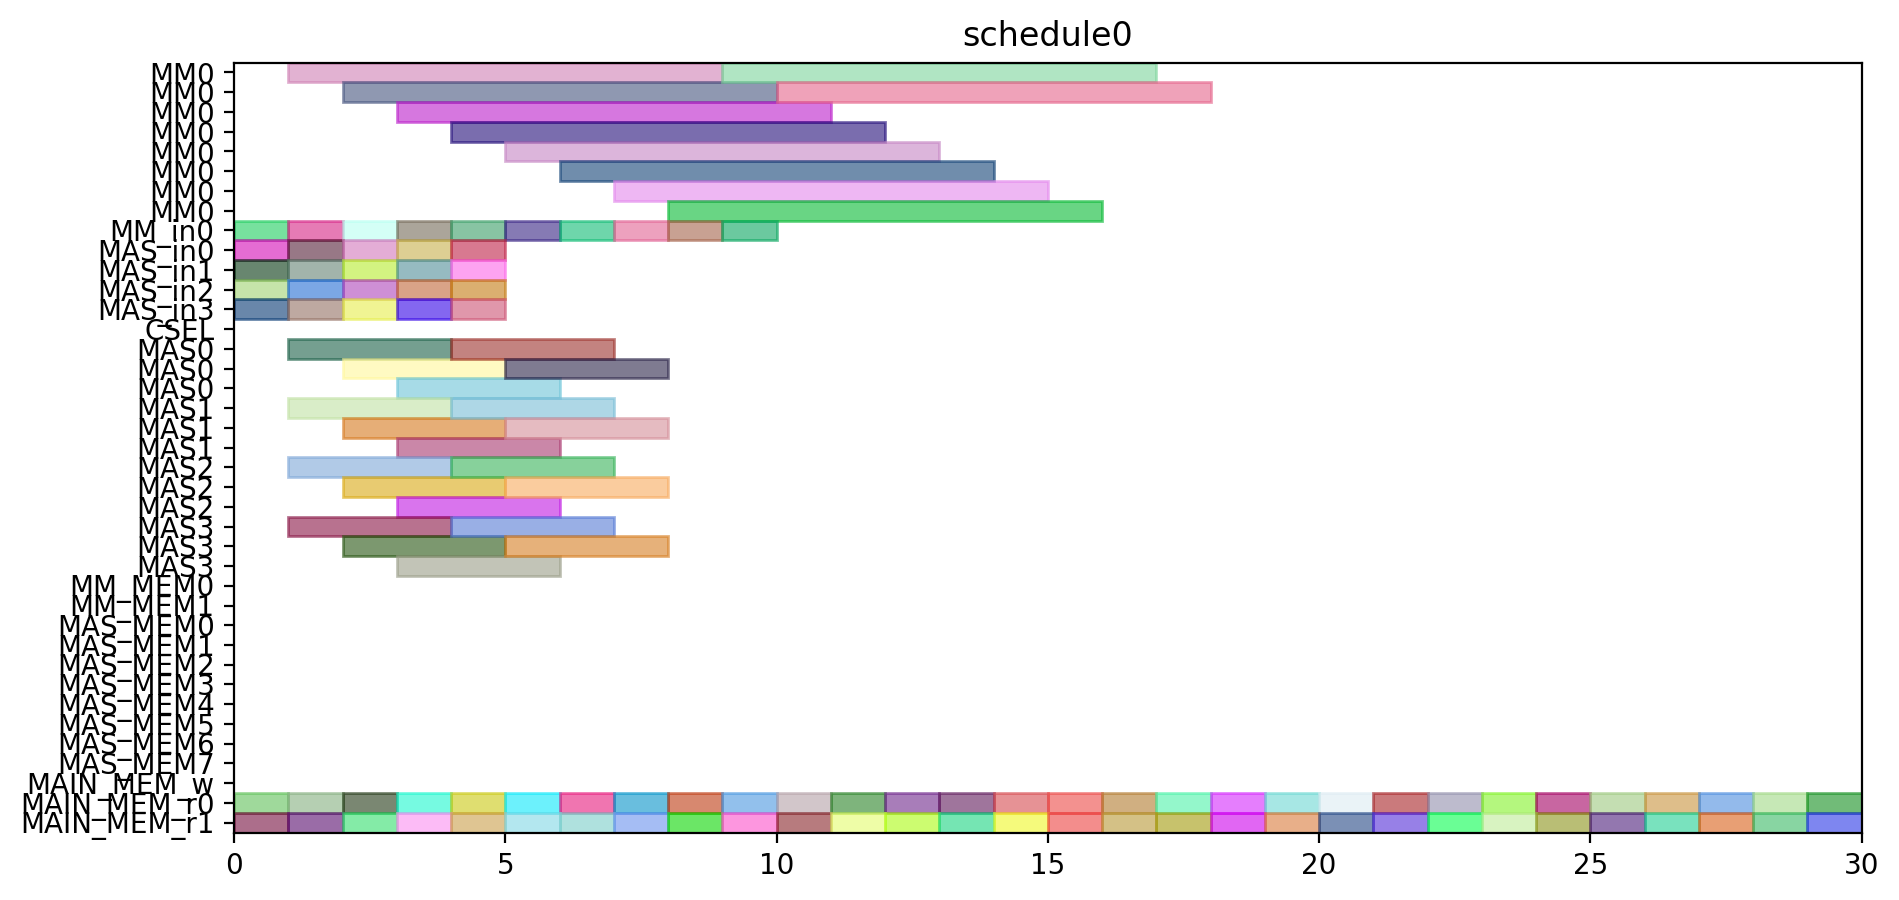

Recreate this plot in Python.
from pyschedule import Scenario, solvers, plotters, alt


def solve():
	horizon = 131
	S = Scenario("schedule0", horizon=horizon)

	# resource
	MM = S.Resources('MM', num=1, size=8)
	MM_in = S.Resources('MM_in', num=1)
	MAS_in = S.Resources('MAS_in', num=4)
	CSEL = S.Resource('CSEL')
	MAS = S.Resources('MAS', num=4, size=3, periods=range(1, horizon))
	MM_MEM = S.Resources('MM_MEM', num=2)
	MAS_MEM = S.Resources('MAS_MEM', num=8)
	MAIN_MEM_w = S.Resource('MAIN_MEM_w', size=1)
	MAIN_MEM_r = S.Resources('MAIN_MEM_r', num=2)

	# result of previous scheduling

	# new tasks
	c_aa_a1_0 = S.Task('c_aa_a1_0', length=3, delay_cost=1)
	c_aa_a1_0 += alt(MAS)
	c_aa_a1_0_in = S.Task('c_aa_a1_0_in', length=1, delay_cost=1)
	c_aa_a1_0_in += alt(MAS_in)
	S += c_aa_a1_0_in*MAS_in[0]<=c_aa_a1_0*MAS[0]

	S += c_aa_a1_0_in*MAS_in[1]<=c_aa_a1_0*MAS[1]

	S += c_aa_a1_0_in*MAS_in[2]<=c_aa_a1_0*MAS[2]

	S += c_aa_a1_0_in*MAS_in[3]<=c_aa_a1_0*MAS[3]

	c_aa_a1_0_mem0 = S.Task('c_aa_a1_0_mem0', length=1, delay_cost=1)
	c_aa_a1_0_mem0 += MAIN_MEM_r[0]
	c_aa_a1_0_mem1 = S.Task('c_aa_a1_0_mem1', length=1, delay_cost=1)
	c_aa_a1_0_mem1 += MAIN_MEM_r[1]
	c_aa_a1_1 = S.Task('c_aa_a1_1', length=3, delay_cost=1)
	c_aa_a1_1 += alt(MAS)
	c_aa_a1_1_in = S.Task('c_aa_a1_1_in', length=1, delay_cost=1)
	c_aa_a1_1_in += alt(MAS_in)
	S += c_aa_a1_1_in*MAS_in[0]<=c_aa_a1_1*MAS[0]

	S += c_aa_a1_1_in*MAS_in[1]<=c_aa_a1_1*MAS[1]

	S += c_aa_a1_1_in*MAS_in[2]<=c_aa_a1_1*MAS[2]

	S += c_aa_a1_1_in*MAS_in[3]<=c_aa_a1_1*MAS[3]

	c_aa_a1_1_mem0 = S.Task('c_aa_a1_1_mem0', length=1, delay_cost=1)
	c_aa_a1_1_mem0 += MAIN_MEM_r[0]
	c_aa_a1_1_mem1 = S.Task('c_aa_a1_1_mem1', length=1, delay_cost=1)
	c_aa_a1_1_mem1 += MAIN_MEM_r[1]
	c_aa_t10 = S.Task('c_aa_t10', length=3, delay_cost=1)
	c_aa_t10 += alt(MAS)
	c_aa_t10_in = S.Task('c_aa_t10_in', length=1, delay_cost=1)
	c_aa_t10_in += alt(MAS_in)
	S += c_aa_t10_in*MAS_in[0]<=c_aa_t10*MAS[0]

	S += c_aa_t10_in*MAS_in[1]<=c_aa_t10*MAS[1]

	S += c_aa_t10_in*MAS_in[2]<=c_aa_t10*MAS[2]

	S += c_aa_t10_in*MAS_in[3]<=c_aa_t10*MAS[3]

	c_aa_t10_mem0 = S.Task('c_aa_t10_mem0', length=1, delay_cost=1)
	c_aa_t10_mem0 += MAIN_MEM_r[0]
	c_aa_t10_mem1 = S.Task('c_aa_t10_mem1', length=1, delay_cost=1)
	c_aa_t10_mem1 += MAIN_MEM_r[1]
	c_aa_t11 = S.Task('c_aa_t11', length=3, delay_cost=1)
	c_aa_t11 += alt(MAS)
	c_aa_t11_in = S.Task('c_aa_t11_in', length=1, delay_cost=1)
	c_aa_t11_in += alt(MAS_in)
	S += c_aa_t11_in*MAS_in[0]<=c_aa_t11*MAS[0]

	S += c_aa_t11_in*MAS_in[1]<=c_aa_t11*MAS[1]

	S += c_aa_t11_in*MAS_in[2]<=c_aa_t11*MAS[2]

	S += c_aa_t11_in*MAS_in[3]<=c_aa_t11*MAS[3]

	c_aa_t11_mem0 = S.Task('c_aa_t11_mem0', length=1, delay_cost=1)
	c_aa_t11_mem0 += MAIN_MEM_r[0]
	c_aa_t11_mem1 = S.Task('c_aa_t11_mem1', length=1, delay_cost=1)
	c_aa_t11_mem1 += MAIN_MEM_r[1]
	c_aa_t3_t0 = S.Task('c_aa_t3_t0', length=8, delay_cost=1)
	c_aa_t3_t0 += alt(MM)
	c_aa_t3_t0_in = S.Task('c_aa_t3_t0_in', length=1, delay_cost=1)
	c_aa_t3_t0_in += alt(MM_in)
	S += c_aa_t3_t0_in*MM_in[0]<=c_aa_t3_t0*MM[0]

	c_aa_t3_t0_mem0 = S.Task('c_aa_t3_t0_mem0', length=1, delay_cost=1)
	c_aa_t3_t0_mem0 += MAIN_MEM_r[0]
	c_aa_t3_t0_mem1 = S.Task('c_aa_t3_t0_mem1', length=1, delay_cost=1)
	c_aa_t3_t0_mem1 += MAIN_MEM_r[1]
	c_aa_t3_t1 = S.Task('c_aa_t3_t1', length=8, delay_cost=1)
	c_aa_t3_t1 += alt(MM)
	c_aa_t3_t1_in = S.Task('c_aa_t3_t1_in', length=1, delay_cost=1)
	c_aa_t3_t1_in += alt(MM_in)
	S += c_aa_t3_t1_in*MM_in[0]<=c_aa_t3_t1*MM[0]

	c_aa_t3_t1_mem0 = S.Task('c_aa_t3_t1_mem0', length=1, delay_cost=1)
	c_aa_t3_t1_mem0 += MAIN_MEM_r[0]
	c_aa_t3_t1_mem1 = S.Task('c_aa_t3_t1_mem1', length=1, delay_cost=1)
	c_aa_t3_t1_mem1 += MAIN_MEM_r[1]
	c_aa_t3_t2 = S.Task('c_aa_t3_t2', length=3, delay_cost=1)
	c_aa_t3_t2 += alt(MAS)
	c_aa_t3_t2_in = S.Task('c_aa_t3_t2_in', length=1, delay_cost=1)
	c_aa_t3_t2_in += alt(MAS_in)
	S += c_aa_t3_t2_in*MAS_in[0]<=c_aa_t3_t2*MAS[0]

	S += c_aa_t3_t2_in*MAS_in[1]<=c_aa_t3_t2*MAS[1]

	S += c_aa_t3_t2_in*MAS_in[2]<=c_aa_t3_t2*MAS[2]

	S += c_aa_t3_t2_in*MAS_in[3]<=c_aa_t3_t2*MAS[3]

	c_aa_t3_t2_mem0 = S.Task('c_aa_t3_t2_mem0', length=1, delay_cost=1)
	c_aa_t3_t2_mem0 += MAIN_MEM_r[0]
	c_aa_t3_t2_mem1 = S.Task('c_aa_t3_t2_mem1', length=1, delay_cost=1)
	c_aa_t3_t2_mem1 += MAIN_MEM_r[1]
	c_aa_t3_t3 = S.Task('c_aa_t3_t3', length=3, delay_cost=1)
	c_aa_t3_t3 += alt(MAS)
	c_aa_t3_t3_in = S.Task('c_aa_t3_t3_in', length=1, delay_cost=1)
	c_aa_t3_t3_in += alt(MAS_in)
	S += c_aa_t3_t3_in*MAS_in[0]<=c_aa_t3_t3*MAS[0]

	S += c_aa_t3_t3_in*MAS_in[1]<=c_aa_t3_t3*MAS[1]

	S += c_aa_t3_t3_in*MAS_in[2]<=c_aa_t3_t3*MAS[2]

	S += c_aa_t3_t3_in*MAS_in[3]<=c_aa_t3_t3*MAS[3]

	c_aa_t3_t3_mem0 = S.Task('c_aa_t3_t3_mem0', length=1, delay_cost=1)
	c_aa_t3_t3_mem0 += MAIN_MEM_r[0]
	c_aa_t3_t3_mem1 = S.Task('c_aa_t3_t3_mem1', length=1, delay_cost=1)
	c_aa_t3_t3_mem1 += MAIN_MEM_r[1]
	c_bb_a1_0 = S.Task('c_bb_a1_0', length=3, delay_cost=1)
	c_bb_a1_0 += alt(MAS)
	c_bb_a1_0_in = S.Task('c_bb_a1_0_in', length=1, delay_cost=1)
	c_bb_a1_0_in += alt(MAS_in)
	S += c_bb_a1_0_in*MAS_in[0]<=c_bb_a1_0*MAS[0]

	S += c_bb_a1_0_in*MAS_in[1]<=c_bb_a1_0*MAS[1]

	S += c_bb_a1_0_in*MAS_in[2]<=c_bb_a1_0*MAS[2]

	S += c_bb_a1_0_in*MAS_in[3]<=c_bb_a1_0*MAS[3]

	c_bb_a1_0_mem0 = S.Task('c_bb_a1_0_mem0', length=1, delay_cost=1)
	c_bb_a1_0_mem0 += MAIN_MEM_r[0]
	c_bb_a1_0_mem1 = S.Task('c_bb_a1_0_mem1', length=1, delay_cost=1)
	c_bb_a1_0_mem1 += MAIN_MEM_r[1]
	c_bb_a1_1 = S.Task('c_bb_a1_1', length=3, delay_cost=1)
	c_bb_a1_1 += alt(MAS)
	c_bb_a1_1_in = S.Task('c_bb_a1_1_in', length=1, delay_cost=1)
	c_bb_a1_1_in += alt(MAS_in)
	S += c_bb_a1_1_in*MAS_in[0]<=c_bb_a1_1*MAS[0]

	S += c_bb_a1_1_in*MAS_in[1]<=c_bb_a1_1*MAS[1]

	S += c_bb_a1_1_in*MAS_in[2]<=c_bb_a1_1*MAS[2]

	S += c_bb_a1_1_in*MAS_in[3]<=c_bb_a1_1*MAS[3]

	c_bb_a1_1_mem0 = S.Task('c_bb_a1_1_mem0', length=1, delay_cost=1)
	c_bb_a1_1_mem0 += MAIN_MEM_r[0]
	c_bb_a1_1_mem1 = S.Task('c_bb_a1_1_mem1', length=1, delay_cost=1)
	c_bb_a1_1_mem1 += MAIN_MEM_r[1]
	c_bb_t10 = S.Task('c_bb_t10', length=3, delay_cost=1)
	c_bb_t10 += alt(MAS)
	c_bb_t10_in = S.Task('c_bb_t10_in', length=1, delay_cost=1)
	c_bb_t10_in += alt(MAS_in)
	S += c_bb_t10_in*MAS_in[0]<=c_bb_t10*MAS[0]

	S += c_bb_t10_in*MAS_in[1]<=c_bb_t10*MAS[1]

	S += c_bb_t10_in*MAS_in[2]<=c_bb_t10*MAS[2]

	S += c_bb_t10_in*MAS_in[3]<=c_bb_t10*MAS[3]

	c_bb_t10_mem0 = S.Task('c_bb_t10_mem0', length=1, delay_cost=1)
	c_bb_t10_mem0 += MAIN_MEM_r[0]
	c_bb_t10_mem1 = S.Task('c_bb_t10_mem1', length=1, delay_cost=1)
	c_bb_t10_mem1 += MAIN_MEM_r[1]
	c_bb_t11 = S.Task('c_bb_t11', length=3, delay_cost=1)
	c_bb_t11 += alt(MAS)
	c_bb_t11_in = S.Task('c_bb_t11_in', length=1, delay_cost=1)
	c_bb_t11_in += alt(MAS_in)
	S += c_bb_t11_in*MAS_in[0]<=c_bb_t11*MAS[0]

	S += c_bb_t11_in*MAS_in[1]<=c_bb_t11*MAS[1]

	S += c_bb_t11_in*MAS_in[2]<=c_bb_t11*MAS[2]

	S += c_bb_t11_in*MAS_in[3]<=c_bb_t11*MAS[3]

	c_bb_t11_mem0 = S.Task('c_bb_t11_mem0', length=1, delay_cost=1)
	c_bb_t11_mem0 += MAIN_MEM_r[0]
	c_bb_t11_mem1 = S.Task('c_bb_t11_mem1', length=1, delay_cost=1)
	c_bb_t11_mem1 += MAIN_MEM_r[1]
	c_bb_t3_t0 = S.Task('c_bb_t3_t0', length=8, delay_cost=1)
	c_bb_t3_t0 += alt(MM)
	c_bb_t3_t0_in = S.Task('c_bb_t3_t0_in', length=1, delay_cost=1)
	c_bb_t3_t0_in += alt(MM_in)
	S += c_bb_t3_t0_in*MM_in[0]<=c_bb_t3_t0*MM[0]

	c_bb_t3_t0_mem0 = S.Task('c_bb_t3_t0_mem0', length=1, delay_cost=1)
	c_bb_t3_t0_mem0 += MAIN_MEM_r[0]
	c_bb_t3_t0_mem1 = S.Task('c_bb_t3_t0_mem1', length=1, delay_cost=1)
	c_bb_t3_t0_mem1 += MAIN_MEM_r[1]
	c_bb_t3_t1 = S.Task('c_bb_t3_t1', length=8, delay_cost=1)
	c_bb_t3_t1 += alt(MM)
	c_bb_t3_t1_in = S.Task('c_bb_t3_t1_in', length=1, delay_cost=1)
	c_bb_t3_t1_in += alt(MM_in)
	S += c_bb_t3_t1_in*MM_in[0]<=c_bb_t3_t1*MM[0]

	c_bb_t3_t1_mem0 = S.Task('c_bb_t3_t1_mem0', length=1, delay_cost=1)
	c_bb_t3_t1_mem0 += MAIN_MEM_r[0]
	c_bb_t3_t1_mem1 = S.Task('c_bb_t3_t1_mem1', length=1, delay_cost=1)
	c_bb_t3_t1_mem1 += MAIN_MEM_r[1]
	c_bb_t3_t2 = S.Task('c_bb_t3_t2', length=3, delay_cost=1)
	c_bb_t3_t2 += alt(MAS)
	c_bb_t3_t2_in = S.Task('c_bb_t3_t2_in', length=1, delay_cost=1)
	c_bb_t3_t2_in += alt(MAS_in)
	S += c_bb_t3_t2_in*MAS_in[0]<=c_bb_t3_t2*MAS[0]

	S += c_bb_t3_t2_in*MAS_in[1]<=c_bb_t3_t2*MAS[1]

	S += c_bb_t3_t2_in*MAS_in[2]<=c_bb_t3_t2*MAS[2]

	S += c_bb_t3_t2_in*MAS_in[3]<=c_bb_t3_t2*MAS[3]

	c_bb_t3_t2_mem0 = S.Task('c_bb_t3_t2_mem0', length=1, delay_cost=1)
	c_bb_t3_t2_mem0 += MAIN_MEM_r[0]
	c_bb_t3_t2_mem1 = S.Task('c_bb_t3_t2_mem1', length=1, delay_cost=1)
	c_bb_t3_t2_mem1 += MAIN_MEM_r[1]
	c_bb_t3_t3 = S.Task('c_bb_t3_t3', length=3, delay_cost=1)
	c_bb_t3_t3 += alt(MAS)
	c_bb_t3_t3_in = S.Task('c_bb_t3_t3_in', length=1, delay_cost=1)
	c_bb_t3_t3_in += alt(MAS_in)
	S += c_bb_t3_t3_in*MAS_in[0]<=c_bb_t3_t3*MAS[0]

	S += c_bb_t3_t3_in*MAS_in[1]<=c_bb_t3_t3*MAS[1]

	S += c_bb_t3_t3_in*MAS_in[2]<=c_bb_t3_t3*MAS[2]

	S += c_bb_t3_t3_in*MAS_in[3]<=c_bb_t3_t3*MAS[3]

	c_bb_t3_t3_mem0 = S.Task('c_bb_t3_t3_mem0', length=1, delay_cost=1)
	c_bb_t3_t3_mem0 += MAIN_MEM_r[0]
	c_bb_t3_t3_mem1 = S.Task('c_bb_t3_t3_mem1', length=1, delay_cost=1)
	c_bb_t3_t3_mem1 += MAIN_MEM_r[1]
	c_cc_a1_0 = S.Task('c_cc_a1_0', length=3, delay_cost=1)
	c_cc_a1_0 += alt(MAS)
	c_cc_a1_0_in = S.Task('c_cc_a1_0_in', length=1, delay_cost=1)
	c_cc_a1_0_in += alt(MAS_in)
	S += c_cc_a1_0_in*MAS_in[0]<=c_cc_a1_0*MAS[0]

	S += c_cc_a1_0_in*MAS_in[1]<=c_cc_a1_0*MAS[1]

	S += c_cc_a1_0_in*MAS_in[2]<=c_cc_a1_0*MAS[2]

	S += c_cc_a1_0_in*MAS_in[3]<=c_cc_a1_0*MAS[3]

	c_cc_a1_0_mem0 = S.Task('c_cc_a1_0_mem0', length=1, delay_cost=1)
	c_cc_a1_0_mem0 += MAIN_MEM_r[0]
	c_cc_a1_0_mem1 = S.Task('c_cc_a1_0_mem1', length=1, delay_cost=1)
	c_cc_a1_0_mem1 += MAIN_MEM_r[1]
	c_cc_a1_1 = S.Task('c_cc_a1_1', length=3, delay_cost=1)
	c_cc_a1_1 += alt(MAS)
	c_cc_a1_1_in = S.Task('c_cc_a1_1_in', length=1, delay_cost=1)
	c_cc_a1_1_in += alt(MAS_in)
	S += c_cc_a1_1_in*MAS_in[0]<=c_cc_a1_1*MAS[0]

	S += c_cc_a1_1_in*MAS_in[1]<=c_cc_a1_1*MAS[1]

	S += c_cc_a1_1_in*MAS_in[2]<=c_cc_a1_1*MAS[2]

	S += c_cc_a1_1_in*MAS_in[3]<=c_cc_a1_1*MAS[3]

	c_cc_a1_1_mem0 = S.Task('c_cc_a1_1_mem0', length=1, delay_cost=1)
	c_cc_a1_1_mem0 += MAIN_MEM_r[0]
	c_cc_a1_1_mem1 = S.Task('c_cc_a1_1_mem1', length=1, delay_cost=1)
	c_cc_a1_1_mem1 += MAIN_MEM_r[1]
	c_cc_t10 = S.Task('c_cc_t10', length=3, delay_cost=1)
	c_cc_t10 += alt(MAS)
	c_cc_t10_in = S.Task('c_cc_t10_in', length=1, delay_cost=1)
	c_cc_t10_in += alt(MAS_in)
	S += c_cc_t10_in*MAS_in[0]<=c_cc_t10*MAS[0]

	S += c_cc_t10_in*MAS_in[1]<=c_cc_t10*MAS[1]

	S += c_cc_t10_in*MAS_in[2]<=c_cc_t10*MAS[2]

	S += c_cc_t10_in*MAS_in[3]<=c_cc_t10*MAS[3]

	c_cc_t10_mem0 = S.Task('c_cc_t10_mem0', length=1, delay_cost=1)
	c_cc_t10_mem0 += MAIN_MEM_r[0]
	c_cc_t10_mem1 = S.Task('c_cc_t10_mem1', length=1, delay_cost=1)
	c_cc_t10_mem1 += MAIN_MEM_r[1]
	c_cc_t11 = S.Task('c_cc_t11', length=3, delay_cost=1)
	c_cc_t11 += alt(MAS)
	c_cc_t11_in = S.Task('c_cc_t11_in', length=1, delay_cost=1)
	c_cc_t11_in += alt(MAS_in)
	S += c_cc_t11_in*MAS_in[0]<=c_cc_t11*MAS[0]

	S += c_cc_t11_in*MAS_in[1]<=c_cc_t11*MAS[1]

	S += c_cc_t11_in*MAS_in[2]<=c_cc_t11*MAS[2]

	S += c_cc_t11_in*MAS_in[3]<=c_cc_t11*MAS[3]

	c_cc_t11_mem0 = S.Task('c_cc_t11_mem0', length=1, delay_cost=1)
	c_cc_t11_mem0 += MAIN_MEM_r[0]
	c_cc_t11_mem1 = S.Task('c_cc_t11_mem1', length=1, delay_cost=1)
	c_cc_t11_mem1 += MAIN_MEM_r[1]
	c_cc_t3_t0 = S.Task('c_cc_t3_t0', length=8, delay_cost=1)
	c_cc_t3_t0 += alt(MM)
	c_cc_t3_t0_in = S.Task('c_cc_t3_t0_in', length=1, delay_cost=1)
	c_cc_t3_t0_in += alt(MM_in)
	S += c_cc_t3_t0_in*MM_in[0]<=c_cc_t3_t0*MM[0]

	c_cc_t3_t0_mem0 = S.Task('c_cc_t3_t0_mem0', length=1, delay_cost=1)
	c_cc_t3_t0_mem0 += MAIN_MEM_r[0]
	c_cc_t3_t0_mem1 = S.Task('c_cc_t3_t0_mem1', length=1, delay_cost=1)
	c_cc_t3_t0_mem1 += MAIN_MEM_r[1]
	c_cc_t3_t1 = S.Task('c_cc_t3_t1', length=8, delay_cost=1)
	c_cc_t3_t1 += alt(MM)
	c_cc_t3_t1_in = S.Task('c_cc_t3_t1_in', length=1, delay_cost=1)
	c_cc_t3_t1_in += alt(MM_in)
	S += c_cc_t3_t1_in*MM_in[0]<=c_cc_t3_t1*MM[0]

	c_cc_t3_t1_mem0 = S.Task('c_cc_t3_t1_mem0', length=1, delay_cost=1)
	c_cc_t3_t1_mem0 += MAIN_MEM_r[0]
	c_cc_t3_t1_mem1 = S.Task('c_cc_t3_t1_mem1', length=1, delay_cost=1)
	c_cc_t3_t1_mem1 += MAIN_MEM_r[1]
	c_cc_t3_t2 = S.Task('c_cc_t3_t2', length=3, delay_cost=1)
	c_cc_t3_t2 += alt(MAS)
	c_cc_t3_t2_in = S.Task('c_cc_t3_t2_in', length=1, delay_cost=1)
	c_cc_t3_t2_in += alt(MAS_in)
	S += c_cc_t3_t2_in*MAS_in[0]<=c_cc_t3_t2*MAS[0]

	S += c_cc_t3_t2_in*MAS_in[1]<=c_cc_t3_t2*MAS[1]

	S += c_cc_t3_t2_in*MAS_in[2]<=c_cc_t3_t2*MAS[2]

	S += c_cc_t3_t2_in*MAS_in[3]<=c_cc_t3_t2*MAS[3]

	c_cc_t3_t2_mem0 = S.Task('c_cc_t3_t2_mem0', length=1, delay_cost=1)
	c_cc_t3_t2_mem0 += MAIN_MEM_r[0]
	c_cc_t3_t2_mem1 = S.Task('c_cc_t3_t2_mem1', length=1, delay_cost=1)
	c_cc_t3_t2_mem1 += MAIN_MEM_r[1]
	c_cc_t3_t3 = S.Task('c_cc_t3_t3', length=3, delay_cost=1)
	c_cc_t3_t3 += alt(MAS)
	c_cc_t3_t3_in = S.Task('c_cc_t3_t3_in', length=1, delay_cost=1)
	c_cc_t3_t3_in += alt(MAS_in)
	S += c_cc_t3_t3_in*MAS_in[0]<=c_cc_t3_t3*MAS[0]

	S += c_cc_t3_t3_in*MAS_in[1]<=c_cc_t3_t3*MAS[1]

	S += c_cc_t3_t3_in*MAS_in[2]<=c_cc_t3_t3*MAS[2]

	S += c_cc_t3_t3_in*MAS_in[3]<=c_cc_t3_t3*MAS[3]

	c_cc_t3_t3_mem0 = S.Task('c_cc_t3_t3_mem0', length=1, delay_cost=1)
	c_cc_t3_t3_mem0 += MAIN_MEM_r[0]
	c_cc_t3_t3_mem1 = S.Task('c_cc_t3_t3_mem1', length=1, delay_cost=1)
	c_cc_t3_t3_mem1 += MAIN_MEM_r[1]
	c_ab_t0_t0 = S.Task('c_ab_t0_t0', length=8, delay_cost=1)
	c_ab_t0_t0 += alt(MM)
	c_ab_t0_t0_in = S.Task('c_ab_t0_t0_in', length=1, delay_cost=1)
	c_ab_t0_t0_in += alt(MM_in)
	S += c_ab_t0_t0_in*MM_in[0]<=c_ab_t0_t0*MM[0]

	c_ab_t0_t0_mem0 = S.Task('c_ab_t0_t0_mem0', length=1, delay_cost=1)
	c_ab_t0_t0_mem0 += MAIN_MEM_r[0]
	c_ab_t0_t0_mem1 = S.Task('c_ab_t0_t0_mem1', length=1, delay_cost=1)
	c_ab_t0_t0_mem1 += MAIN_MEM_r[1]
	c_ab_t0_t1 = S.Task('c_ab_t0_t1', length=8, delay_cost=1)
	c_ab_t0_t1 += alt(MM)
	c_ab_t0_t1_in = S.Task('c_ab_t0_t1_in', length=1, delay_cost=1)
	c_ab_t0_t1_in += alt(MM_in)
	S += c_ab_t0_t1_in*MM_in[0]<=c_ab_t0_t1*MM[0]

	c_ab_t0_t1_mem0 = S.Task('c_ab_t0_t1_mem0', length=1, delay_cost=1)
	c_ab_t0_t1_mem0 += MAIN_MEM_r[0]
	c_ab_t0_t1_mem1 = S.Task('c_ab_t0_t1_mem1', length=1, delay_cost=1)
	c_ab_t0_t1_mem1 += MAIN_MEM_r[1]
	c_ab_t0_t2 = S.Task('c_ab_t0_t2', length=3, delay_cost=1)
	c_ab_t0_t2 += alt(MAS)
	c_ab_t0_t2_in = S.Task('c_ab_t0_t2_in', length=1, delay_cost=1)
	c_ab_t0_t2_in += alt(MAS_in)
	S += c_ab_t0_t2_in*MAS_in[0]<=c_ab_t0_t2*MAS[0]

	S += c_ab_t0_t2_in*MAS_in[1]<=c_ab_t0_t2*MAS[1]

	S += c_ab_t0_t2_in*MAS_in[2]<=c_ab_t0_t2*MAS[2]

	S += c_ab_t0_t2_in*MAS_in[3]<=c_ab_t0_t2*MAS[3]

	c_ab_t0_t2_mem0 = S.Task('c_ab_t0_t2_mem0', length=1, delay_cost=1)
	c_ab_t0_t2_mem0 += MAIN_MEM_r[0]
	c_ab_t0_t2_mem1 = S.Task('c_ab_t0_t2_mem1', length=1, delay_cost=1)
	c_ab_t0_t2_mem1 += MAIN_MEM_r[1]
	c_ab_t0_t3 = S.Task('c_ab_t0_t3', length=3, delay_cost=1)
	c_ab_t0_t3 += alt(MAS)
	c_ab_t0_t3_in = S.Task('c_ab_t0_t3_in', length=1, delay_cost=1)
	c_ab_t0_t3_in += alt(MAS_in)
	S += c_ab_t0_t3_in*MAS_in[0]<=c_ab_t0_t3*MAS[0]

	S += c_ab_t0_t3_in*MAS_in[1]<=c_ab_t0_t3*MAS[1]

	S += c_ab_t0_t3_in*MAS_in[2]<=c_ab_t0_t3*MAS[2]

	S += c_ab_t0_t3_in*MAS_in[3]<=c_ab_t0_t3*MAS[3]

	c_ab_t0_t3_mem0 = S.Task('c_ab_t0_t3_mem0', length=1, delay_cost=1)
	c_ab_t0_t3_mem0 += MAIN_MEM_r[0]
	c_ab_t0_t3_mem1 = S.Task('c_ab_t0_t3_mem1', length=1, delay_cost=1)
	c_ab_t0_t3_mem1 += MAIN_MEM_r[1]
	c_ab_t1_t0 = S.Task('c_ab_t1_t0', length=8, delay_cost=1)
	c_ab_t1_t0 += alt(MM)
	c_ab_t1_t0_in = S.Task('c_ab_t1_t0_in', length=1, delay_cost=1)
	c_ab_t1_t0_in += alt(MM_in)
	S += c_ab_t1_t0_in*MM_in[0]<=c_ab_t1_t0*MM[0]

	c_ab_t1_t0_mem0 = S.Task('c_ab_t1_t0_mem0', length=1, delay_cost=1)
	c_ab_t1_t0_mem0 += MAIN_MEM_r[0]
	c_ab_t1_t0_mem1 = S.Task('c_ab_t1_t0_mem1', length=1, delay_cost=1)
	c_ab_t1_t0_mem1 += MAIN_MEM_r[1]
	c_ab_t1_t1 = S.Task('c_ab_t1_t1', length=8, delay_cost=1)
	c_ab_t1_t1 += alt(MM)
	c_ab_t1_t1_in = S.Task('c_ab_t1_t1_in', length=1, delay_cost=1)
	c_ab_t1_t1_in += alt(MM_in)
	S += c_ab_t1_t1_in*MM_in[0]<=c_ab_t1_t1*MM[0]

	c_ab_t1_t1_mem0 = S.Task('c_ab_t1_t1_mem0', length=1, delay_cost=1)
	c_ab_t1_t1_mem0 += MAIN_MEM_r[0]
	c_ab_t1_t1_mem1 = S.Task('c_ab_t1_t1_mem1', length=1, delay_cost=1)
	c_ab_t1_t1_mem1 += MAIN_MEM_r[1]
	solvers.mip.solve(S,msg=1,kind='CPLEX',ratio_gap=1.01)

	solution = [['hoge']*len(S.solution()[1]) for i in range(len(S.solution()))]
	for i in range(len(S.solution())):
		for j in range(len(S.solution()[i])):
			solution[i][j]=str(S.solution()[i][j])
	print(solution)

	cycles = int(solution[-1][3])

	pic_file_name = "/home/mfukuda/ABE/multiRAM_multiMAS_16mux/scheduling_result/stage8MM1_stage3MAS4/FP12_INV_BEFORE_FPINV/schedule0.png"
	if(S.solution() != []):
		plotters.matplotlib.plot(S,img_filename=pic_file_name, show_task_labels=False, fig_size=(cycles*0.25+3, 5))

	return solution
